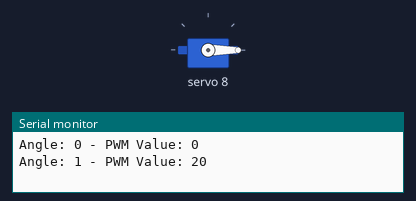
A sketch run on a simulated Arduino Uno, built with avr-gcc and run on an emulated ATmega328P. On the bench: servo, the last lines printed to the serial monitor.

Above: at 0.05 s.
At 0.65 s:
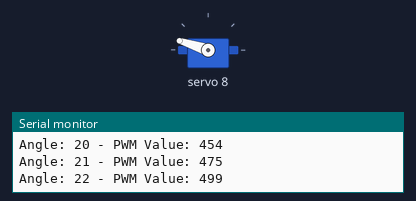
At 5.35 s:
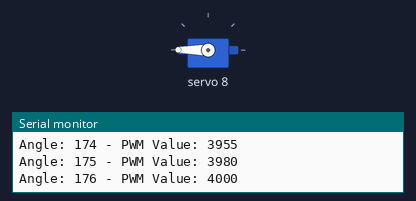
At 10.65 s:
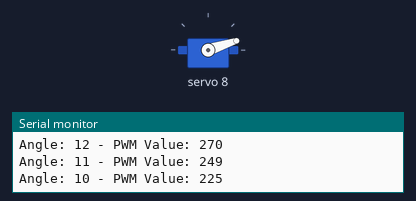
Timing chart, 0 to 14.2 s (numbered marks = the images above):
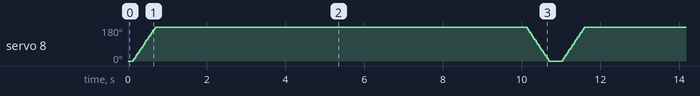

The sketch:

Drivetires_1.1.2.ino
```cpp
#include <Wire.h>
#include <Adafruit_PWMServoDriver.h>

// Create the PCA9685 object
Adafruit_PWMServoDriver pwm = Adafruit_PWMServoDriver();

// Custom Servo class
class PCA9685Servo {
public:
  PCA9685Servo(Adafruit_PWMServoDriver& driver, uint8_t channel) : pwmDriver(driver), pwmChannel(channel) {}

  void attach() {
    pwmDriver.setPWMFreq(60); // Set frequency to 60 Hz for servo control
  }

  void write(int angle) {
    angle = constrain(angle, 0, 180); // Constrain angle to range 0-180
    int pulseWidth = map(angle, 0, 180, servoMinPulse, servoMaxPulse); // Convert angle to pulse width
    int pwmValue = map(pulseWidth, servoMinPulse, servoMaxPulse, 0, 4095); // Map pulse width to PCA9685 range
    pwmDriver.setPWM(pwmChannel, 0, pwmValue);

    // Debugging: Print angle and PWM value
    Serial.print("Angle: ");
    Serial.print(angle);
    Serial.print(" - PWM Value: ");
    Serial.println(pwmValue);
  }

private:
  Adafruit_PWMServoDriver& pwmDriver;
  uint8_t pwmChannel;
  static const int servoMinPulse = 1000; // Minimum pulse width for servo (in microseconds)
  static const int servoMaxPulse = 2000; // Maximum pulse width for servo (in microseconds)
};

// PCA9685 PWM channels
const int servoPwmChannel = 8; // Channel for Servo

PCA9685Servo myServo(pwm, servoPwmChannel); // Create servo object

// Servo sweeping parameters
int servoAngle = 0;       // Current angle of the servo
int servoSweepSpeed = 1;  // Speed of the servo sweep (angle per loop iteration)
bool sweepingRight = true; // Direction of the sweep

void setup() {
  Serial.begin(9600); // Initialize serial communication for debugging

  // Initialize PCA9685
  pwm.begin();
  pwm.setPWMFreq(60);  // Set frequency to 60 Hz for servo control

  // Initialize Servo
  myServo.attach();

  // Set the initial position of the servo
  myServo.write(servoAngle);
}

void loop() {
  // Sweep servo left and right
  if (sweepingRight) {
    servoAngle += servoSweepSpeed;  // Increase angle
    if (servoAngle >= 180) {
      servoAngle = 180;  // Limit to 180 degrees
      sweepingRight = false; // Change direction
    }
  } else {
    servoAngle -= servoSweepSpeed;  // Decrease angle
    if (servoAngle <= 0) {
      servoAngle = 0;  // Limit to 0 degrees
      sweepingRight = true; // Change direction
    }
  }

  // Update servo position
  myServo.write(servoAngle);
  delay(15); // Wait for the servo to reach the position
}
```
